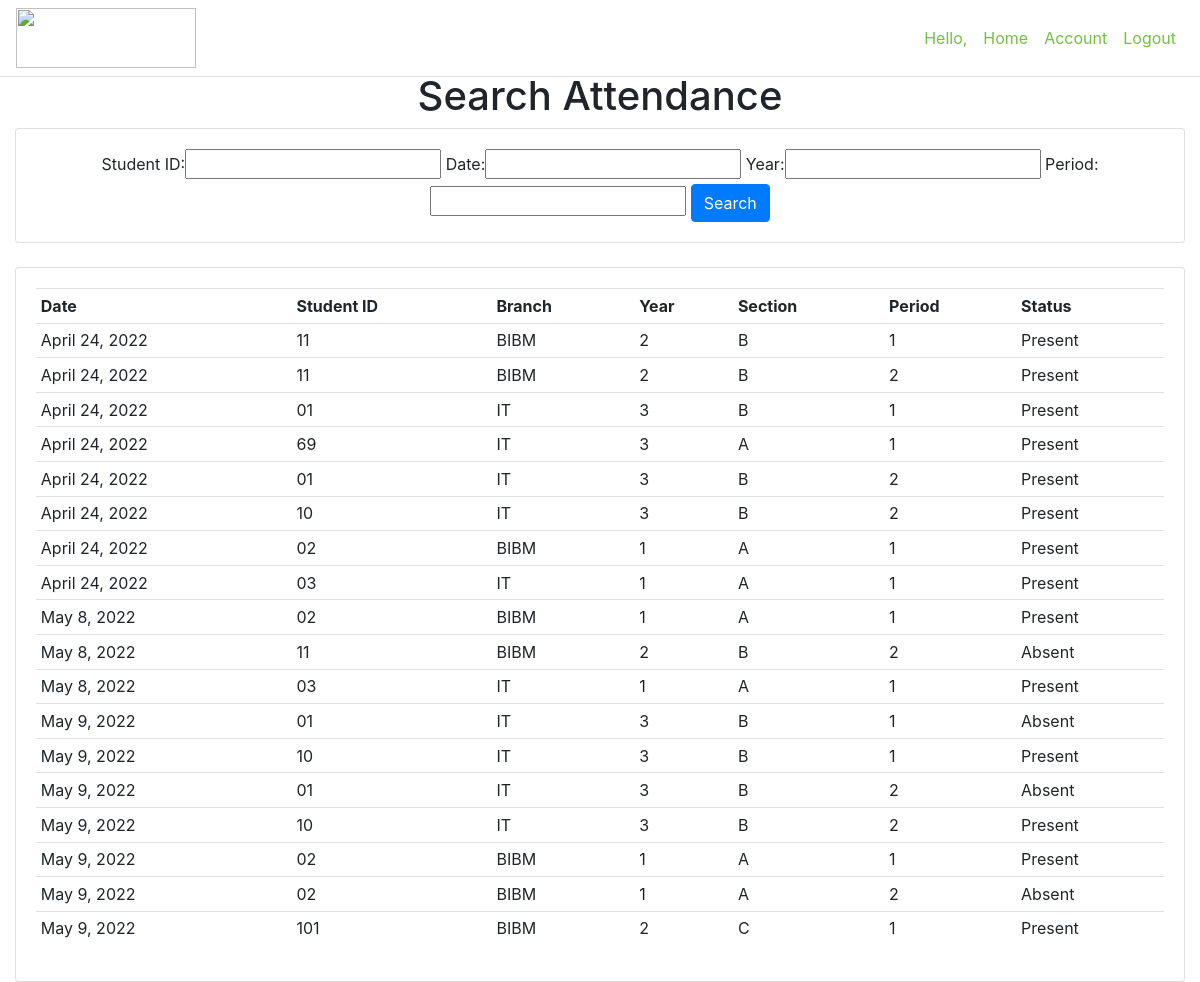
/searchattendence/, run on the app's committed database.
### attendence_sys/models.py (models this page shows, shortened)
class Attendence(models.Model):
    Faculty_Name = models.CharField(max_length=200, null=True, blank=True)
    Student_ID = models.CharField(max_length=200, null=True, blank=True)
    date = models.DateField(auto_now_add = True, null = True)
    time = models.TimeField(auto_now_add=True, null = True)
    branch = models.CharField(max_length=200, null = True)
    year = models.CharField(max_length=200, null = True)
    section = models.CharField(max_length=200, null = True)
    period = models.CharField(max_length=200, null = True)
    status = models.CharField(max_length=200, null = True, default='Absent')

### attendence_sys/views.py (the view)
# urls.py: path('searchattendence/', views.searchAttendence, name='searchattendence'),
def searchAttendence(request):
    attendences = Attendence.objects.all()
    myFilter = AttendenceFilter(request.GET, queryset=attendences)
    attendences = myFilter.qs
    context = {'myFilter':myFilter, 'attendences': attendences, 'ta':False}
    return render(request, 'attendence_sys/attendence.html', context)

### attendence_sys/templates/attendence_sys/attendence.html (shortened to what this page needs)
{% extends 'attendence_sys/main.html' %}
{% block content %}
{% if ta == False %}
<center><h1>Search Attendance</h1></center>
<div class="row">
	<div class="col">
		<div class="card card-body">
			<center>
				<form method="get">
					{{myFilter.form}}
		    		<button class="btn btn-primary" type="submit">Search</button>
				</form>
			</center>
		</div>
	</div>
</div>
<br>
<div class="row">
	<div class="col-sm-12">
		<div class="card card-body">
			<table class="table table-sm">
				<tr>
					<th>Date</th>
					<th>Student ID</th>
					<th>Branch</th>
					<th>Year</th>
					<th>Section</th>
					<th>Period</th>
					<th>Status</th>
				</tr>
				{% for attendence in attendences %}
				<tr>
					<td>{{ attendence.date }}</td>
                    <td>{{ attendence.Student_ID }}</td>
					<td>{{ attendence.branch }}</td>
					<td>{{ attendence.year }}</td>
					<td>{{ attendence.section }}</td>
					<td>{{ attendence.period }}</td>
					<td>{{ attendence.status }}</td>
				</tr>
				{% endfor %}
			</table>
		</div>
	</div>
</div>
{% endif %}
{% endblock %}

### attendence_sys/templates/attendence_sys/main.html (shortened to what this page needs)
<!DOCTYPE html>
<html>
<head>
	<link rel="stylesheet" href="https://stackpath.bootstrapcdn.com/bootstrap/4.3.1/css/bootstrap.min.css">
</head>
<body>
	{%  include 'attendence_sys/navbar.html' %}
	<br>
<br>
<br>
	<div class="container-fluid">
	{% block content %}
	{% endblock %}
    </div>
</body>
</html>

### attendence_sys/templates/attendence_sys/navbar.html (shortened to what this page needs)
{% load static %}
<nav class="navbar navbar-expand-lg navbar-light fixed-top bg-white navbar border-bottom border-grey">
 <img src="{% static 'images/logo2.png' %}" height="60px" width="180px">
  <div class="collapse navbar-collapse" id="navbarNav">
    <ul class="navbar-nav ml-auto" >
      <li class="nav-item active">
        <span class="nav-link" style="color:#74c043">Hello, {{ request.user.faculty }}</span>
      </li>
      <li class="nav-item active">
        <a href="{% url 'home' %}" class="nav-link" style="color:#74c043">Home</a>
      </li>
      <li class="nav-item active">
        <a class="nav-link" href="{% url 'account' %}" style="color:#74c043">Account</a>
      </li>
      <li class="nav-item">
        <a class="nav-link" href="{% url 'logout' %}" style="color:#74c043">Logout</a>
      </li>
    </ul>
  </div>
</nav>

### data on the page
Attendence: date "April 24, 2022", Student_ID "11", branch "BIBM", year "2", section "B", period "1", status "Present"
Attendence: date "April 24, 2022", Student_ID "11", branch "BIBM", year "2", section "B", period "2", status "Present"
Attendence: date "April 24, 2022", Student_ID "01", branch "IT", year "3", section "B", period "1", status "Present"
Attendence: date "April 24, 2022", Student_ID "69", branch "IT", year "3", section "A", period "1", status "Present"
Attendence: date "April 24, 2022", Student_ID "01", branch "IT", year "3", section "B", period "2", status "Present"
Attendence: date "April 24, 2022", Student_ID "10", branch "IT", year "3", section "B", period "2", status "Present"
Attendence: date "April 24, 2022", Student_ID "02", branch "BIBM", year "1", section "A", period "1", status "Present"
Attendence: date "April 24, 2022", Student_ID "03", branch "IT", year "1", section "A", period "1", status "Present"
Attendence: date "May 8, 2022", Student_ID "02", branch "BIBM", year "1", section "A", period "1", status "Present"
Attendence: date "May 8, 2022", Student_ID "11", branch "BIBM", year "2", section "B", period "2", status "Absent"
Attendence: date "May 8, 2022", Student_ID "03", branch "IT", year "1", section "A", period "1", status "Present"
Attendence: date "May 9, 2022", Student_ID "01", branch "IT", year "3", section "B", period "1", status "Absent"
Attendence: date "May 9, 2022", Student_ID "10", branch "IT", year "3", section "B", period "1", status "Present"
Attendence: date "May 9, 2022", Student_ID "01", branch "IT", year "3", section "B", period "2", status "Absent"
Attendence: date "May 9, 2022", Student_ID "10", branch "IT", year "3", section "B", period "2", status "Present"
Attendence: date "May 9, 2022", Student_ID "02", branch "BIBM", year "1", section "A", period "1", status "Present"
Attendence: date "May 9, 2022", Student_ID "02", branch "BIBM", year "1", section "A", period "2", status "Absent"
Attendence: date "May 9, 2022", Student_ID "101", branch "BIBM", year "2", section "C", period "1", status "Present"
